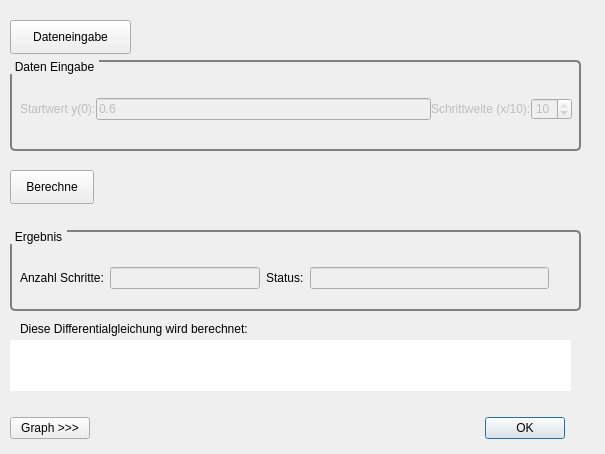
<?xml version="1.0" encoding="UTF-8"?>
<ui version="4.0">
 <class>dlgDifferentialGleichung</class>
 <widget class="QDialog" name="dlgDifferentialGleichung">
  <property name="geometry">
   <rect>
    <x>0</x>
    <y>0</y>
    <width>605</width>
    <height>454</height>
   </rect>
  </property>
  <property name="windowTitle">
   <string>Differential Gleichung: Vergleich Näherungsmethoden</string>
  </property>
  <widget class="QPushButton" name="pbBerechne">
   <property name="geometry">
    <rect>
     <x>10</x>
     <y>170</y>
     <width>84</width>
     <height>34</height>
    </rect>
   </property>
   <property name="text">
    <string>Berechne</string>
   </property>
  </widget>
  <widget class="QWidget" name="layoutWidget">
   <property name="geometry">
    <rect>
     <x>10</x>
     <y>410</y>
     <width>555</width>
     <height>36</height>
    </rect>
   </property>
   <layout class="QHBoxLayout" name="horizontalLayout_3">
    <item>
     <widget class="QPushButton" name="pbGraphik">
      <property name="text">
       <string>Graph &gt;&gt;&gt;</string>
      </property>
     </widget>
    </item>
    <item>
     <spacer name="horizontalSpacer">
      <property name="orientation">
       <enum>Qt::Horizontal</enum>
      </property>
      <property name="sizeHint" stdset="0">
       <size>
        <width>98</width>
        <height>20</height>
       </size>
      </property>
     </spacer>
    </item>
    <item>
     <widget class="QDialogButtonBox" name="buttonBox">
      <property name="orientation">
       <enum>Qt::Horizontal</enum>
      </property>
      <property name="standardButtons">
       <set>QDialogButtonBox::Ok</set>
      </property>
     </widget>
    </item>
   </layout>
  </widget>
  <widget class="QWidget" name="verticalLayoutWidget">
   <property name="geometry">
    <rect>
     <x>660</x>
     <y>80</y>
     <width>391</width>
     <height>361</height>
    </rect>
   </property>
   <layout class="QVBoxLayout" name="lyGraph"/>
  </widget>
  <widget class="QGroupBox" name="gbDatenEingabe">
   <property name="enabled">
    <bool>false</bool>
   </property>
   <property name="geometry">
    <rect>
     <x>10</x>
     <y>60</y>
     <width>571</width>
     <height>91</height>
    </rect>
   </property>
   <property name="styleSheet">
    <string notr="true">QGroupBox {
    background-color: qlineargradient(x1: 0, y1: 0, x2: 0, y2: 1,
                                      stop: 0 #00E0E0, stop: 1 #FFFFFF);
    border: 2px solid gray;
    border-radius: 5px;
    margin-top: 1ex; /* leave space at the top for the title */
}

QGroupBox::title {
    subcontrol-origin: margin;
    subcontrol-position: top left; /* position at the top left */
    padding: 0 3px;
color: black;
    background-color: qlineargradient(x1: 0, y1: 0, x2: 0, y2: 1,
                                      stop: 0 #FF0ECE, stop: 1 #FFFFFF);
}</string>
   </property>
   <property name="title">
    <string>Daten Eingabe</string>
   </property>
   <widget class="QWidget" name="layoutWidget_3">
    <property name="geometry">
     <rect>
      <x>10</x>
      <y>30</y>
      <width>552</width>
      <height>38</height>
     </rect>
    </property>
    <layout class="QHBoxLayout" name="hlySchieferWurf">
     <property name="spacing">
      <number>0</number>
     </property>
     <item>
      <widget class="QLabel" name="lbStartWert">
       <property name="enabled">
        <bool>false</bool>
       </property>
       <property name="text">
        <string>Startwert y(0):</string>
       </property>
      </widget>
     </item>
     <item>
      <widget class="QLineEdit" name="leStartwertInput">
       <property name="enabled">
        <bool>false</bool>
       </property>
       <property name="maximumSize">
        <size>
         <width>998</width>
         <height>16777215</height>
        </size>
       </property>
       <property name="text">
        <string>0.6</string>
       </property>
       <property name="maxLength">
        <number>100</number>
       </property>
      </widget>
     </item>
     <item>
      <widget class="QLabel" name="lbSchrittweite">
       <property name="text">
        <string>Schrittweite (x/10):</string>
       </property>
      </widget>
     </item>
     <item>
      <widget class="QSpinBox" name="spSchrittweiteInput">
       <property name="enabled">
        <bool>false</bool>
       </property>
       <property name="minimum">
        <number>1</number>
       </property>
       <property name="maximum">
        <number>10</number>
       </property>
       <property name="singleStep">
        <number>1</number>
       </property>
       <property name="value">
        <number>10</number>
       </property>
      </widget>
     </item>
    </layout>
   </widget>
  </widget>
  <widget class="QPushButton" name="pbEingabe">
   <property name="geometry">
    <rect>
     <x>10</x>
     <y>20</y>
     <width>121</width>
     <height>34</height>
    </rect>
   </property>
   <property name="text">
    <string>Dateneingabe</string>
   </property>
  </widget>
  <widget class="Line" name="line">
   <property name="geometry">
    <rect>
     <x>630</x>
     <y>10</y>
     <width>20</width>
     <height>441</height>
    </rect>
   </property>
   <property name="orientation">
    <enum>Qt::Vertical</enum>
   </property>
  </widget>
  <widget class="QLabel" name="lbGraphExtensionTitel">
   <property name="geometry">
    <rect>
     <x>660</x>
     <y>30</y>
     <width>321</width>
     <height>31</height>
    </rect>
   </property>
   <property name="styleSheet">
    <string notr="true">QLabel{
    border: 2px solid green;
    border-radius: 4px;
    padding: 2px;
}</string>
   </property>
   <property name="text">
    <string>Graphik Titel</string>
   </property>
  </widget>
  <widget class="QGroupBox" name="gbErgbnis">
   <property name="geometry">
    <rect>
     <x>10</x>
     <y>230</y>
     <width>571</width>
     <height>81</height>
    </rect>
   </property>
   <property name="styleSheet">
    <string notr="true">QGroupBox {
    background-color: qlineargradient(x1: 0, y1: 0, x2: 0, y2: 1,
                                      stop: 0 #00E0E0, stop: 1 #FFFFFF);
    border: 2px solid gray;
    border-radius: 5px;
    margin-top: 1ex; /* leave space at the top for the title */
}

QGroupBox::title {
    subcontrol-origin: margin;
    subcontrol-position: top left; /* position at the top left */
    padding: 0 3px;
color: black;
    background-color: qlineargradient(x1: 0, y1: 0, x2: 0, y2: 1,
                                      stop: 0 #FF0ECE, stop: 1 #FFFFFF);
}</string>
   </property>
   <property name="title">
    <string>Ergebnis</string>
   </property>
   <widget class="QWidget" name="layoutWidget">
    <property name="geometry">
     <rect>
      <x>10</x>
      <y>30</y>
      <width>529</width>
      <height>36</height>
     </rect>
    </property>
    <layout class="QHBoxLayout" name="horizontalLayout_10">
     <item>
      <layout class="QHBoxLayout" name="horizontalLayout_11">
       <item>
        <widget class="QLabel" name="lbAnzahl">
         <property name="text">
          <string>Anzahl Schritte:</string>
         </property>
        </widget>
       </item>
       <item>
        <widget class="QLineEdit" name="leAnzahlSchritte">
         <property name="enabled">
          <bool>false</bool>
         </property>
        </widget>
       </item>
      </layout>
     </item>
     <item>
      <widget class="QLabel" name="lbStatus">
       <property name="text">
        <string>Status:</string>
       </property>
      </widget>
     </item>
     <item>
      <widget class="QLineEdit" name="leStatus">
       <property name="enabled">
        <bool>false</bool>
       </property>
      </widget>
     </item>
    </layout>
   </widget>
  </widget>
  <widget class="QLabel" name="lbDGL">
   <property name="geometry">
    <rect>
     <x>20</x>
     <y>320</y>
     <width>281</width>
     <height>18</height>
    </rect>
   </property>
   <property name="text">
    <string>Diese Differentialgleichung wird berechnet:</string>
   </property>
  </widget>
  <widget class="QTextEdit" name="teFormula">
   <property name="geometry">
    <rect>
     <x>10</x>
     <y>340</y>
     <width>561</width>
     <height>51</height>
    </rect>
   </property>
   <property name="frameShape">
    <enum>QFrame::NoFrame</enum>
   </property>
  </widget>
 </widget>
 <resources/>
 <connections>
  <connection>
   <sender>buttonBox</sender>
   <signal>accepted()</signal>
   <receiver>dlgDifferentialGleichung</receiver>
   <slot>accept()</slot>
   <hints>
    <hint type="sourcelabel">
     <x>248</x>
     <y>254</y>
    </hint>
    <hint type="destinationlabel">
     <x>157</x>
     <y>274</y>
    </hint>
   </hints>
  </connection>
 </connections>
</ui>
